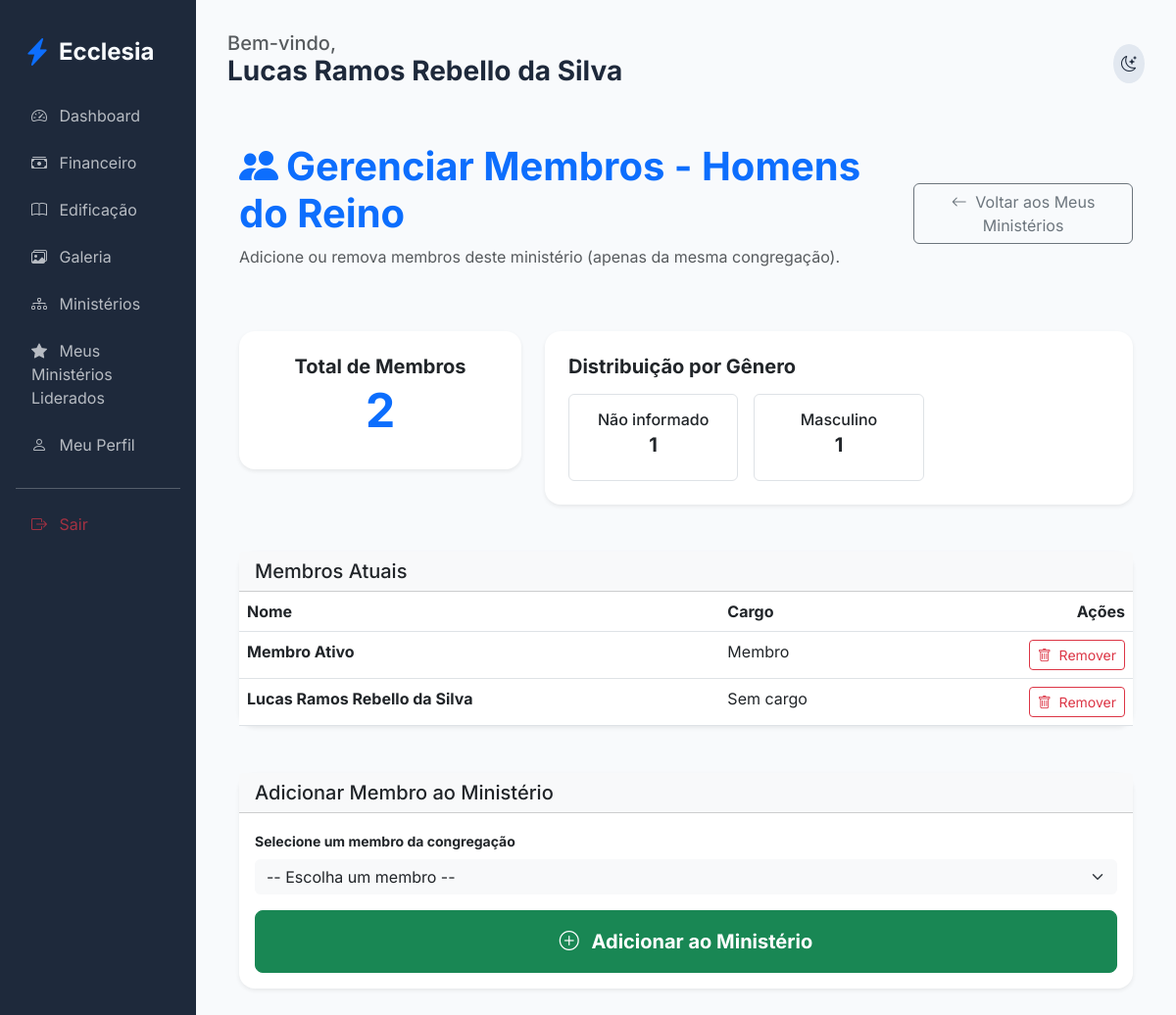
Page /members/ministry/2/manage-members (signed in) on the committed database.
### app/core/models.py (models this page shows, shortened)
class User(db.Model, UserMixin):
    id = db.Column(db.Integer, primary_key=True)
    name = db.Column(db.String(100), nullable=False)
    email = db.Column(db.String(120), unique=True, nullable=False)
    password_hash = db.Column(db.String(128))
    birth_date = db.Column(db.Date)
    gender = db.Column(db.String(20))
    documents = db.Column(db.String(200)) # Flexível para diferentes países
    address = db.Column(db.Text)
    phone = db.Column(db.String(50))
    status = db.Column(db.String(20), default='pending') # pending, active, rejected
    is_ministry_leader = db.Column(db.Boolean, default=False)
    church_id = db.Column(db.Integer, db.ForeignKey('church.id'))
    family_id = db.Column(db.Integer, db.ForeignKey('family.id'), nullable=True)
    church_role_id = db.Column(db.Integer, db.ForeignKey('church_role.id'), nullable=True)
    ministries = db.relationship('Ministry', secondary=member_ministries, backref=db.backref('members', lazy='dynamic'))
    can_manage_ministries = db.Column(db.Boolean, default=False)
    can_manage_media = db.Column(db.Boolean, default=False)
    can_publish_devotionals = db.Column(db.Boolean, default=False)
    can_approve_members = db.Column(db.Boolean, default=False)
    can_manage_finance = db.Column(db.Boolean, default=False)
    can_manage_kids = db.Column(db.Boolean, default=False)
    can_manage_events = db.Column(db.Boolean, default=False)  # para eventos gerais

class Ministry(db.Model):
    id = db.Column(db.Integer, primary_key=True)
    name = db.Column(db.String(100), nullable=False)
    description = db.Column(db.Text)
    church_id = db.Column(db.Integer, db.ForeignKey('church.id'))
    leader_id = db.Column(db.Integer, db.ForeignKey('user.id'), nullable=True)
    events = db.relationship('Event', backref='ministry', lazy=True)
    leader = db.relationship('User', foreign_keys=[leader_id])

class ChurchRole(db.Model):
    id = db.Column(db.Integer, primary_key=True)
    name = db.Column(db.String(80), nullable=False)
    description = db.Column(db.Text, nullable=True)
    church_id = db.Column(db.Integer, db.ForeignKey('church.id'), nullable=False)
    is_active = db.Column(db.Boolean, default=True)
    order = db.Column(db.Integer, default=0)  # para ordenar na exibição
    users = db.relationship('User', backref='church_role', lazy=True)

### app/modules/members/routes.py (the view)
@members_bp.route('/ministry/<int:ministry_id>/manage-members')
@login_required
def ministry_manage_members(ministry_id):
    ministry = Ministry.query.get_or_404(ministry_id)
    if ministry.leader_id != current_user.id and not current_user.can_manage_ministries and not (current_user.church_role and current_user.church_role.name in ['Administrador Global', 'Pastor Líder']):
        flash('Acesso negado. Você não é líder deste ministério.', 'danger')
        return redirect(url_for('members.my_led_ministries'))
    current_members = ministry.members.all()
    available_members = User.query.filter(
        User.church_id == current_user.church_id,
        User.status == 'active',
        ~User.ministries.any(Ministry.id == ministry_id)
    ).order_by(User.name).all()
    total_members = len(current_members)
    gender_count = db.session.query(User.gender, func.count(User.id)).filter(
        User.id.in_([m.id for m in current_members])
    ).group_by(User.gender).all()
    return render_template('members/ministry_manage_members.html',
                           ministry=ministry,
                           current_members=current_members,
                           available_members=available_members,
                           total_members=total_members,
                           gender_count=gender_count)

### app/templates/members/ministry_manage_members.html (shortened to what this page needs)
{% extends "base.html" %}
{% block content %}
<div class="container py-4">
    <div class="d-flex justify-content-between align-items-center mb-5">
        <div>
            <h1 class="fw-bold text-primary"><i class="bi bi-people-fill me-2"></i>Gerenciar Membros - {{ ministry.name }}</h1>
            <p class="text-muted">Adicione ou remova membros deste ministério (apenas da mesma congregação).</p>
        </div>
        <a href="{{ url_for('members.my_led_ministries') }}" class="btn btn-outline-secondary">
            <i class="bi bi-arrow-left me-1"></i> Voltar aos Meus Ministérios
        </a>
    </div>
    <div class="row g-4 mb-5">
        <div class="col-md-4">
            <div class="card border-0 shadow-sm text-center p-4">
                <h5 class="fw-bold mb-1">Total de Membros</h5>
                <h2 class="display-5 fw-bold text-primary">{{ total_members }}</h2>
            </div>
        </div>
        <div class="col-md-8">
            <div class="card border-0 shadow-sm p-4">
                <h5 class="fw-bold mb-3">Distribuição por Gênero</h5>
                <div class="row g-3">
                    {% for gender, count in gender_count %}
                    <div class="col-md-4">
                        <div class="border rounded p-3 text-center">
                            <h6 class="mb-1">{{ gender or 'Não informado' }}</h6>
                            <h5 class="fw-bold">{{ count }}</h5>
                        </div>
                    </div>
                    {% endfor %}
                </div>
            </div>
        </div>
    </div>
    <div class="card border-0 shadow-sm mb-5">
        <div class="card-header bg-light">
            <h5 class="mb-0">Membros Atuais</h5>
        </div>
        <div class="card-body p-0">
            <div class="table-responsive">
                <table class="table table-hover mb-0">
                    <thead class="bg-light">
                        <tr>
                            <th>Nome</th>
                            <th>Cargo</th>
                            <th class="text-end">Ações</th>
                        </tr>
                    </thead>
                    <tbody>
                        {% for member in current_members %}
                        <tr>
                            <td class="fw-bold">{{ member.name }}</td>
                            <td>{{ member.church_role.name if member.church_role else 'Sem cargo' }}</td>
                            <td class="text-end">
                                <a href="{{ url_for('members.ministry_remove_member', ministry_id=ministry.id, user_id=member.id) }}"
                                   class="btn btn-sm btn-outline-danger"
                                   onclick="return confirm('Tem certeza que deseja remover {{ member.name }} deste ministério?');">
                                    <i class="bi bi-trash me-1"></i> Remover
                                </a>
                            </td>
                        </tr>
                        {% endfor %}
                    </tbody>
                </table>
            </div>
        </div>
    </div>
    <div class="card border-0 shadow-sm">
        <div class="card-header bg-light">
            <h5 class="mb-0">Adicionar Membro ao Ministério</h5>
        </div>
        <div class="card-body">
            <form method="POST" action="{{ url_for('members.ministry_add_member', ministry_id=ministry.id) }}">
                <div class="mb-3">
                    <label class="form-label small fw-bold">Selecione um membro da congregação</label>
                    <select name="user_id" class="form-select bg-light border-0" required>
                        <option value="">-- Escolha um membro --</option>
                    </select>
                </div>
                <div class="d-grid">
                    <button type="submit" class="btn btn-success btn-lg py-3 fw-bold">
                        <i class="bi bi-plus-circle me-2"></i> Adicionar ao Ministério
                    </button>
                </div>
            </form>
        </div>
    </div>
</div>
{% endblock %}

### app/templates/base.html (shortened to what this page needs)
<!DOCTYPE html>
<html lang="pt-BR">
<head>
    <link href="https://cdn.jsdelivr.net/npm/bootstrap@5.3.0/dist/css/bootstrap.min.css" rel="stylesheet">
    <link href="https://cdn.jsdelivr.net/npm/bootstrap-icons@1.10.0/font/bootstrap-icons.css" rel="stylesheet">
    <link rel="stylesheet" href="{{ url_for('static', filename='css/premium.css') }}">
</head>
<body>
    <div class="container-fluid">
        <div class="row">
            {% if current_user.is_authenticated %}
            <div class="col-md-3 col-lg-2 sidebar d-none d-md-block">
                <div class="d-flex align-items-center mb-4 px-2">
                    <i class="bi bi-lightning-charge-fill text-primary fs-3 me-2"></i>
                    <h4 class="mb-0 fw-bold">Ecclesia</h4>
                </div>
                <nav class="nav flex-column">
                    <a class="nav-link {{ 'active' if request.endpoint == 'members.dashboard' }}" href="{{ url_for('members.dashboard') }}">
                        <i class="bi bi-speedometer2 me-2"></i> Dashboard
                    </a>
                    <a class="nav-link {{ 'active' if 'finance' in request.endpoint }}" href="{{ url_for('finance.dashboard') }}">
                        <i class="bi bi-cash-stack me-2"></i> Financeiro
                    </a>
                    <a class="nav-link {{ 'active' if 'edification' in request.endpoint }}" href="{{ url_for('edification.list_studies') }}">
                        <i class="bi bi-book me-2"></i> Edificação
                    </a>
                    <a class="nav-link {{ 'active' if 'gallery' in request.endpoint }}" href="{{ url_for('edification.gallery') }}">
                        <i class="bi bi-images me-2"></i> Galeria
                    </a>
                    <a class="nav-link {{ 'active' if 'ministries' in request.endpoint }}" href="{{ url_for('members.list_ministries') }}">
                        <i class="bi bi-diagram-3 me-2"></i> Ministérios
                    </a>
                    {% if current_user.is_authenticated %}
                        {% set has_led_ministries = namespace(value=false) %}
                        {% for ministry in current_user.ministries %}
                            {% if ministry.leader_id == current_user.id %}
                                {% set has_led_ministries.value = true %}
                            {% endif %}
                        {% endfor %}
                        {% if has_led_ministries.value %}
                        <a class="nav-link {{ 'active' if 'my_led_ministries' in request.endpoint }}" href="{{ url_for('members.my_led_ministries') }}">
                            <i class="bi bi-star-fill me-2"></i> Meus Ministérios Liderados
                        </a>
                        {% endif %}
                    {% endif %}
                    <a class="nav-link" href="{{ url_for('members.profile') }}">
                        <i class="bi bi-person me-2"></i> Meu Perfil
                    </a>
                    <hr class="my-3 opacity-25">
                    <a class="nav-link text-danger" href="{{ url_for('auth.logout') }}">
                        <i class="bi bi-box-arrow-right me-2"></i> Sair
                    </a>
                </nav>
            </div>
            {% endif %}
            <div class="col-md-9 col-lg-10 main-content {{ 'mx-auto' if not current_user.is_authenticated }}">
                <header class="d-flex justify-content-between align-items-center mb-4">
                    <div>
                        {% if current_user.is_authenticated %}
                        <h5 class="text-muted mb-0">Bem-vindo,</h5>
                        <h3 class="fw-bold">{{ current_user.name }}</h3>
                        {% endif %}
                    </div>
                    <div class="d-flex align-items-center gap-3">
                        <div class="theme-toggle" onclick="toggleTheme()">
                            <i class="bi bi-moon-stars" id="theme-icon"></i>
                        </div>
                    </div>
                </header>
                {% block content %}{% endblock %}
            </div>
        </div>
    </div>
</body>
</html>

### app/static/css/premium.css (style rules this page uses)
:root { --primary: #4f46e5; --primary-hover: #4338ca; --secondary: #64748b; --success: #10b981; --danger: #ef4444; --warning: #f59e0b; --info: #06b6d4; --bg-main: #f8fafc; --bg-card: #ffffff; --text-main: #1e293b; --text-muted: #64748b; --border: #e2e8f0; --sidebar-bg: #1e293b; --sidebar-text: #f8fafc; }
body { font-family: 'Inter', sans-serif; background-color: var(--bg-main); color: var(--text-main); transition: all 0.3s ease; }
.sidebar { background-color: var(--sidebar-bg); color: var(--sidebar-text); min-height: 100vh; padding: 2rem 1rem; }
.nav-link { color: var(--sidebar-text); opacity: 0.7; transition: all 0.2s; border-radius: 0.5rem; margin-bottom: 0.5rem; }
.main-content { padding: 2rem; }
.card { background-color: var(--bg-card); border: 1px solid var(--border); border-radius: 1rem; box-shadow: 0 4px 6px -1px rgb(0 0 0 / 0.1); transition: transform 0.2s; }
.theme-toggle { cursor: pointer; padding: 0.5rem; border-radius: 50%; background: var(--border); display: flex; align-items: center; justify-content: center; }

### rows in the picture
User: name "Lucas Ramos Rebello da Silva", gender "Masculino", church "1", church_role "Sem cargo"
Ministry: name "Homens do Reino"
User: name "Membro Ativo", church_role "Membro"

### other values in the picture
{{ total_members }} "2"
{{ gender or 'Não informado' }} "Não informado"
{{ count }} "1"
